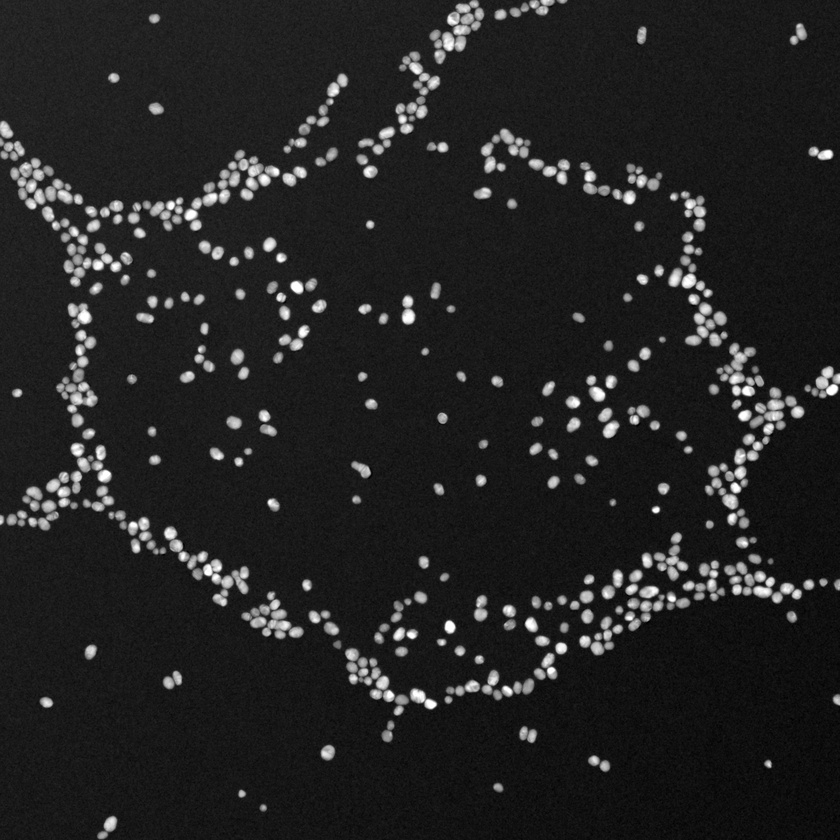
#> input picture cal_radius/dataset/10_500_712.jpg, 840 x 840 px, shrunk from 2688 x 2688 before the run
$ python cal_radius.py dataset/10_500_712.jpg
#> lines starting #> are read from the running program, lines starting #| are printed output that depends on the picture
import sys
import matplotlib.pyplot as plt
import numpy as np
import math
import os
import scipy.stats as stats

from PIL import Image
from scipy import ndimage as ndi
from scipy.stats import sigmaclip
from scipy.spatial import distance as Distance

from skimage.util import img_as_ubyte
from skimage.measure import regionprops
from skimage.segmentation import watershed
from skimage.feature import peak_local_max

from symfit import parameters, variables, sin, cos, Fit

def main():
    if len(sys.argv)==1:
        print("Need to specify file to process as a parameter")
        print("     Exiting     ")
        exit()
    file = sys.argv[1]

    os.system("mkdir result")

    fname, fnum, img, ratio = img_read(file)
    x_cordi_list, y_cordi_list, xy_cordi_list = getOrthoCordinate(img)
    x_center, y_center, center = getCenter(x_cordi_list, y_cordi_list)
    theta_list, radius_list = getPolarCordinate(xy_cordi_list, center)
    new_theta_list, new_radius_list = sigmaClipping(theta_list, radius_list)
    xdata, ydata = setRange(new_theta_list, new_radius_list)

    pred_model = findOptmodel(xdata, ydata, fnum)
    final_xy_cordi_list = predCordinate(pred_model,x_center,y_center)
    true_dna_len = dna_length(final_xy_cordi_list,ratio)
    showNsave(img,fname,final_xy_cordi_list,true_dna_len)


# [6 lines left out: function fourier_series, not called in this run]

def cal_vec_len(vec):
    vec_len = np.sqrt(np.dot(vec,vec))
    return vec_len

def cicle_fit(xdata, ydata,no):
    x, y = variables('x, y')
    w, = parameters('w')
    model_dict = {y: fourier_series(x, f=w, n=no)}
    print(model_dict)
    fit = Fit(model_dict, x=xdata, y=ydata)
    fit_result = fit.execute()

    corr = stats.pearsonr(ydata, fit.model(x=xdata, **fit_result.params).y)
    print(corr[0])
    return corr[0]

def img_read(file):
#> called with file = 'dataset/10_500_712.jpg'
    base_dir, file_name = os.path.split(file)
    fname, ext = os.path.splitext(file_name)
    fnum = int(fname.split('_')[0])
    ratio = int(fname.split('_')[1])/int(fname.split('_')[2])
    img = Image.open(file).convert('L')
#> img is the input picture: PIL image 840x840 L; min 0, max 255, mean 35.4
#> in main, `fname, fnum, img, ratio = img_read(file)`: fname = '10_500_712'; fnum = 10; ratio = 0.702
    img_in = img_as_ubyte(img)
    img = np.reshape(img_in, [img_in.shape[0], img_in.shape[1]])
    return fname, fnum, img, ratio

def getOrthoCordinate(image): #unet_image
    distance = ndi.distance_transform_edt(image)
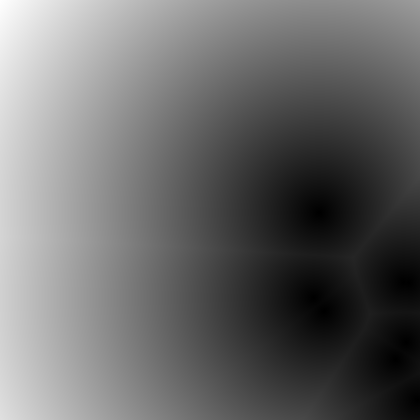
#> distance: shape (840, 840) float64 (shown at 1/2 size); min 0, max 765.8, mean 322.5; drawn with min black and max white
    coords = peak_local_max(distance, footprint=np.ones((3, 3)), labels=image)
#> coords = 495014 pairs, first value 1 to 838, second value 1 to 838
    mask = np.zeros(distance.shape, dtype=bool)
    mask[tuple(coords.T)] = True
    markers, _ = ndi.label(mask)
    labels = watershed(-distance, markers, mask=image)
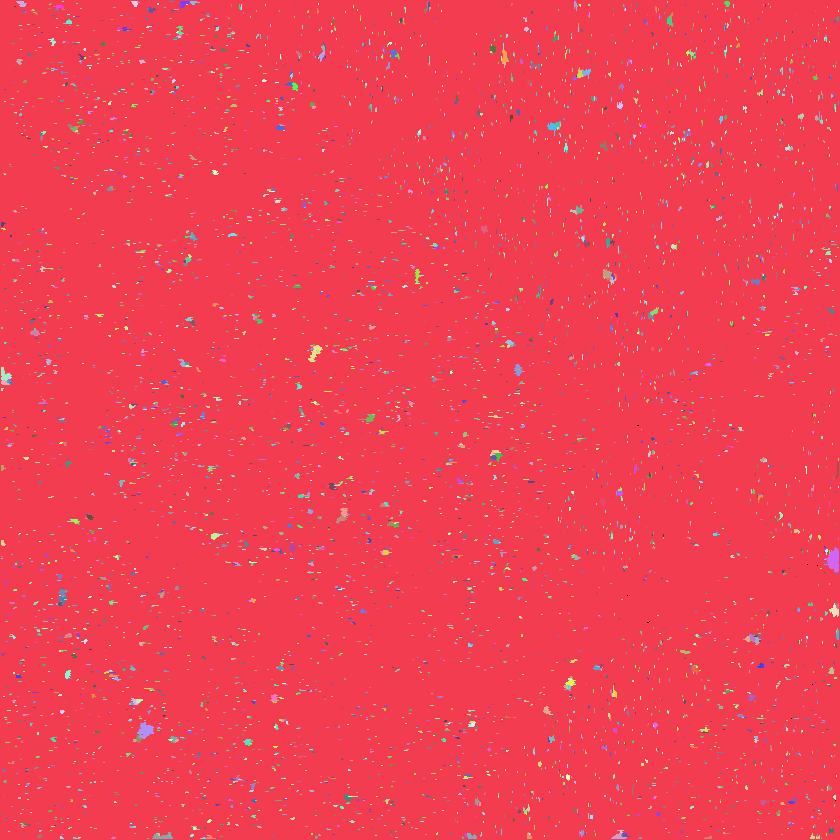
#> labels: shape (840, 840) int32; 7018 distinct labels, from 0 to 7017; one colour per label, 0 black

    x_cordi_list = []
    y_cordi_list = []
    xy_cordi_list = []
    for region in regionprops(labels):
        y0, x0 =region.centroid
        x_cordi_list.append(x0)
        y_cordi_list.append(y0)
        xy_cordi_list.append([x0,y0])
#> this loop made 7017 passes
#> (y0, x0) on passes 1 to 3: (419.5, 419.7), (3.32, 20.92), (1, 62.5)
#> after the loop, x_cordi_list = 7017 values, max 838 at index 85, min 1.5 at index 2747, mean 417.4; xy_cordi_list = 7017 pairs, first value 1.5 to 838, second value 1 to 838; y_cordi_list = 7017 values, max 838 at index 7010, min 1 at index 2, mean 419.9
    return x_cordi_list, y_cordi_list, xy_cordi_list

def getCenter(x_cordi_list,y_cordi_list):
    x_center = sum(x_cordi_list)/len(x_cordi_list)
#> x_center = 417.4
    y_center = sum(y_cordi_list)/len(y_cordi_list)
#> y_center = 419.9

    center = np.array([x_center,y_center])
#> center = [417.4, 419.9]
#> in main, `x_center, y_center, center = getCenter(x_cordi_list, y_cordi_list)`: x_center = 417.4; y_center = 419.9; center = [417.4, 419.9]
    return x_center, y_center, center

def getPolarCordinate(xy_cordi_list,center):
    theta_list = []
    radius_list = []
    for xy in xy_cordi_list:
        vec_xy = np.array(xy)-center
        radius = cal_vec_len(vec_xy)
        theta = np.arccos(np.dot(np.array([1,0]),vec_xy)/(cal_vec_len(vec_xy)*cal_vec_len(np.array([0,1]))))
        if vec_xy[1] < 0:
            theta = math.pi*2 - theta
        else:
            theta = theta
        theta_list.append(theta)
        radius_list.append(radius)
#> this loop made 7017 passes
#> (xy, vec_xy, radius, theta) on passes 1 to 8: ([419.7, 419.5], [2.27, -0.444], 2.31, 6.09), ([20.92, 3.32], [-396.5, -416.6], 575.1, 3.95), ([62.5, 1], [-354.9, -418.9], 549.1, 4.01), ([134.3, 3.19], [-283.1, -416.8], 503.8, 4.12), ([136.5, 1], [-280.9, -418.9], 504.4, 4.12), ([171.5, 1], [-245.9, -418.9], 485.8, 4.18), ([183.4, 3.35], [-234, -416.6], 477.8, 4.2), ([193.5, 2.12], [-223.9, -417.8], 474, 4.22)
#> after the loop, radius_list = 7017 values, max 587 at index 85, min 2.31 at index 0, mean 323.5; theta_list = 7017 values, max 6.28 at index 3519, min 0.000169 at index 3526, mean 3.16
    return theta_list, radius_list

def sigmaClipping(theta_list,radius_list):
    fact = 2.5
    c, low, upp = sigmaclip(radius_list, fact, fact)
#> c = 7010 values, max 587 at index 84, min 14.66 at index 3555, mean 323.8; low = 13.81; upp = 633.8

    new_theta_list = []
    new_radius_list = []
    radius_dict = {}
    for i in range(len(radius_list)):
        if low < radius_list[i] < upp:
            new_theta_list.append(theta_list[i])
            radius_dict[theta_list[i]] = radius_list[i]
#> after the loop, new_theta_list = 7010 values, max 6.28 at index 3516, min 0.000169 at index 3523, mean 3.16; radius_dict = 7010 items
    new_theta_list.sort()
    for theta in new_theta_list:
        radius = radius_dict[theta]
        new_radius_list.append(radius)
#> this loop made 7010 passes
#> theta on passes 17 to 19: 0.03, 0.0309, 0.0309
    return new_theta_list, new_radius_list

def setRange(new_theta_list,new_radius_list):
    pad_len = int(len(new_radius_list)/2)
    xdata = np.concatenate(((np.array(new_theta_list)-2*math.pi)[-pad_len:]
                                ,new_theta_list,(np.array(new_theta_list)+2*math.pi)[:pad_len]),axis=0)
    ydata = np.concatenate((new_radius_list[-pad_len:],new_radius_list,
                            new_radius_list[:pad_len]),axis=0)
    return xdata, ydata

def findOptmodel(xdata, ydata, file_num):
#> called with xdata = array of shape (14020,), ydata = array of shape (14020,), file_num = 10
    corr_list = []
    no_list = []
    opt_range = []
    if int(file_num) > 12:
        opt_range = list(range(10))
    else:
        opt_range = list(range(5,15))

    for no in opt_range:
        corr = cicle_fit(xdata,ydata,no+1)
        corr_list.append(corr)
        no_list.append(no)

    opt_no = no_list[np.argmax(np.array(corr_list))]+1
    print('opt_no',opt_no)
    x, y = variables('x, y')
    w, = parameters('w')
    model_dict = {y: fourier_series(x, f=w, n=opt_no)}
    print(model_dict)
    fit1 = Fit(model_dict, x=xdata, y=ydata)
    return fit1

# [30 lines left out: functions predCordinate, dna_length, showNsave, not called in this run]


if __name__ == "__main__":
    main()
#> (the call stopped at in cicle_fit, `x, y = variables('x, y')`: symfit is not available in this run)

$ run again, on cal_radius/dataset/13_100_70.jpg
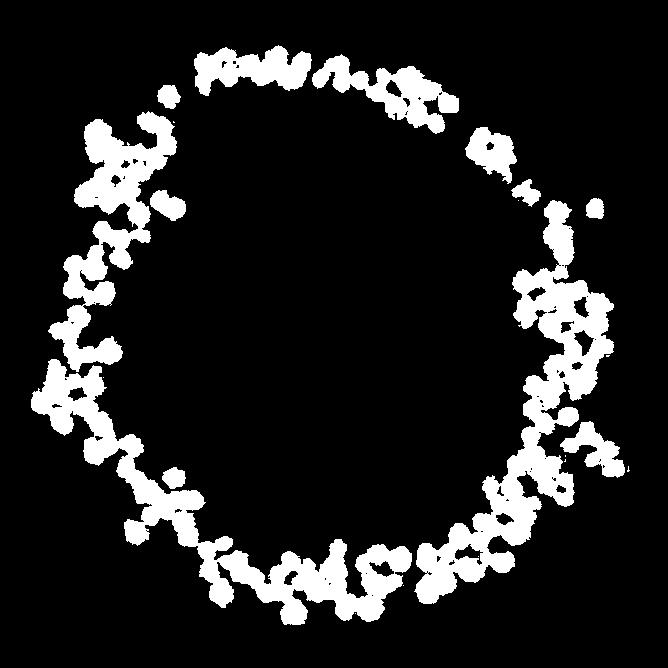
#> input picture cal_radius/dataset/13_100_70.jpg, 668 x 668 px
#> fname = '13_100_70'; fnum = 13; ratio = 1.43
#> in getOrthoCordinate, `distance = ndi.distance_transform_edt(image)`:
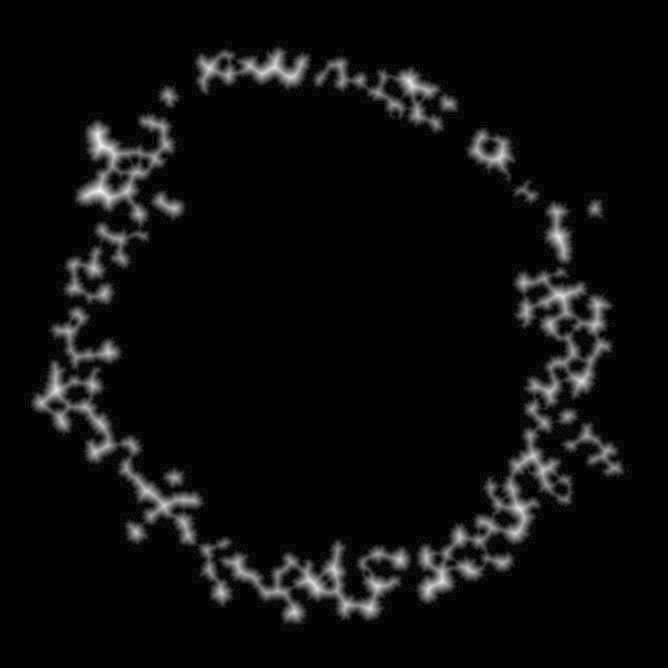
#> distance: shape (668, 668) float64; min 0, max 14.76, mean 0.685; drawn with min black and max white
#> coords = 32581 pairs, first value 40 to 631, second value 24 to 631
#> in getOrthoCordinate, `labels = watershed(-distance, markers, mask=image)`:
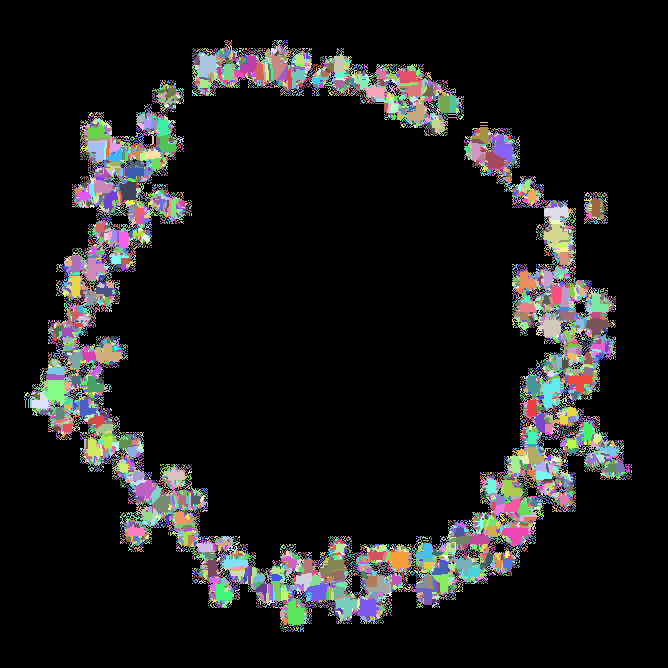
#> labels: shape (668, 668) int32; 10314 distinct labels, from 0 to 10313; one colour per label, 0 black
#> the loop in getOrthoCordinate, `for region in regionprops(labels):` made 10313 passes
#> (y0, x0) on passes 1 to 3: (42.06, 228), (40.5, 231), (40, 274.5)
#> after the loop in getOrthoCordinate, `for region in regionprops(labels):`: x_cordi_list = 10313 values, max 631 at index 6802, min 24 at index 5498, mean 328.8; xy_cordi_list = 10313 pairs, first value 24 to 631, second value 40 to 631; y_cordi_list = 10313 values, max 631 at index 10308, min 40 at index 2, mean 350
#> in getCenter, `x_center = sum(x_cordi_list)/len(x_cordi_list)`: x_center = 328.8
#> in getCenter, `y_center = sum(y_cordi_list)/len(y_cordi_list)`: y_center = 350
#> in getCenter, `center = np.array([x_center,y_center])`: center = [328.8, 350]
#> in main, `x_center, y_center, center = getCenter(x_cordi_list, y_cordi_list)`: x_center = 328.8; y_center = 350; center = [328.8, 350]
#> the loop in getPolarCordinate, `for xy in xy_cordi_list:` made 10313 passes
#> (xy, vec_xy, radius, theta) on passes 1 to 8: ([228, 42.06], [-100.8, -308], 324, 4.4), ([231, 40.5], [-97.85, -309.5], 324.6, 4.41), ([274.5, 40], [-54.35, -310], 314.7, 4.54), ([277, 40], [-51.85, -310], 314.3, 4.55), ([279, 41.11], [-49.85, -308.9], 312.9, 4.55), ([284, 40], [-44.85, -310], 313.2, 4.57), ([286, 41.5], [-42.85, -308.5], 311.5, 4.57), ([224, 41], [-104.8, -309], 326.3, 4.39)
#> after the loop in getPolarCordinate, `for xy in xy_cordi_list:`: radius_list = 10313 values, max 338.6 at index 1391, min 178.9 at index 6788, mean 253.3; theta_list = 10313 values, max 6.28 at index 4897, min 0.00369 at index 4895, mean 2.99
#> c = 10235 values, max 324.4 at index 1686, min 181.6 at index 6714, mean 252.8; low = 181.1; upp = 324.5
#> after the loop in sigmaClipping, `for i in range(len(radius_list)):`: new_theta_list = 10235 values, max 6.28 at index 4824, min 0.00369 at index 4822, mean 2.98; radius_dict = 10235 items
#> the loop in sigmaClipping, `for theta in new_theta_list:` made 10235 passes
#> theta on passes 17 to 19: 0.00904, 0.00921, 0.01
